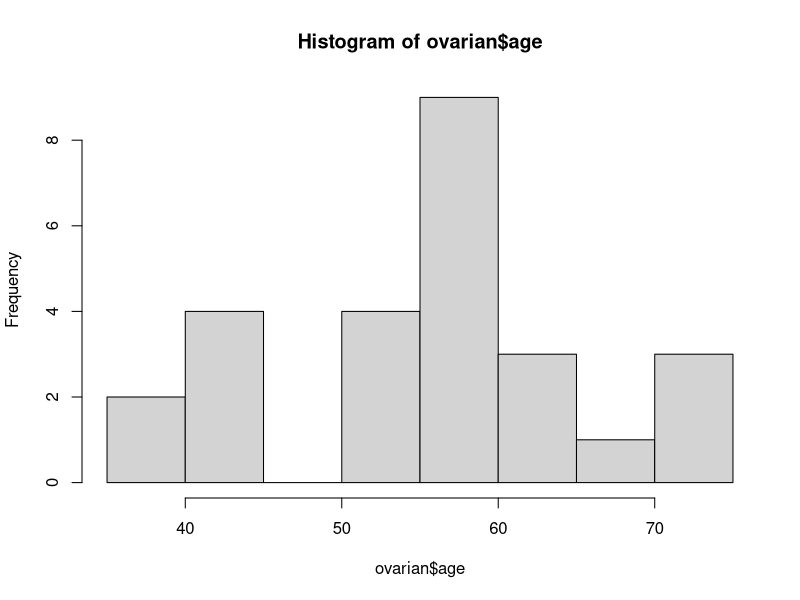

Write the R code that produced this figure. (Note: this script raises an error after producing the figure.)
## ---- chunk 1
#This is a example of Survival Analysis from the datacamp tutorial: https://www.datacamp.com/community/tutorials/survival-analysis-R
# It pretends to study the probability of death comparing patients who has ovarian cancer
## ---- chunk 2
library(survival)
library(survminer)
library(tidyverse)
## ---- chunk 3
#Loading the dataset ovarian
# "This dataset comprises a cohort of ovarian cancer patients and respective clinical information, including the time patients were tracked until they either died or were lost to follow-up (futime), whether patients were censored or not (fustat), patient age, treatment group assignment, presence of residual disease and performance status."

data(ovarian)
glimpse(ovarian)

## ---- chunk 4
# Dichotomize age and change data labels
ovarian$rx <- factor(ovarian$rx, 
                     levels = c("1", "2"), 
                     labels = c("A", "B"))
ovarian$resid.ds <- factor(ovarian$resid.ds, 
                           levels = c("1", "2"), 
                           labels = c("no", "yes"))
ovarian$ecog.ps <- factor(ovarian$ecog.ps, 
                          levels = c("1", "2"), 
                          labels = c("good", "bad"))

# Data seems to be bimodal
hist(ovarian$age) 

## ---- chunk 5
#Cutting of the age to transform it to binary

ovarian <- ovarian %>% mutate(age_group = ifelse(age >=50, "old", "young"))
ovarian$age_group <- factor(ovarian$age_group)

## ---- chunk 6

# Fit survival data using the Kaplan-Meier method
surv_object <- Surv(time = ovarian$futime, event = ovarian$fustat)
surv_object


## ---- chunk 7
#Lets take a look at comparision of treatment A and treatment B

fit1 <- survfit(surv_object ~ rx, data = ovarian)
summary(fit1)
## ---- chunk 8
#Ploting it
ggsurvplot(fit1, data = ovarian, pval = TRUE)

## ---- chunk 9
# By the chart, the treatment B performs better than treatment A over the time, p-value is not significant, 
# considering 0.05
# Examine prdictive value of residual disease status
fit2 <- survfit(surv_object ~ resid.ds, data = ovarian)
ggsurvplot(fit2, data = ovarian, pval = TRUE)

## ---- chunk 10
#In this case, we can observ that patients with residual disease have a worse prognosis compared to patients without residual disease

#Lets perfom the Cox model, in this, we can observe the covariates at the context

# Fit a Cox proportional hazards model
fit.coxph <- coxph(surv_object ~ rx + resid.ds + age_group + ecog.ps, 
                   data = ovarian)
ggforest(fit.coxph, data = ovarian)


## ---- chunk 11
#By this chart, we can analyse better, compared to his respective classes, the probabiliry of hazard is greater in # bad treatment and in patients who have residual disease, and patients who are younger the probability of hazard
# is smaller, and the test is significand by the p-value.
# The two test answer diferent questions

